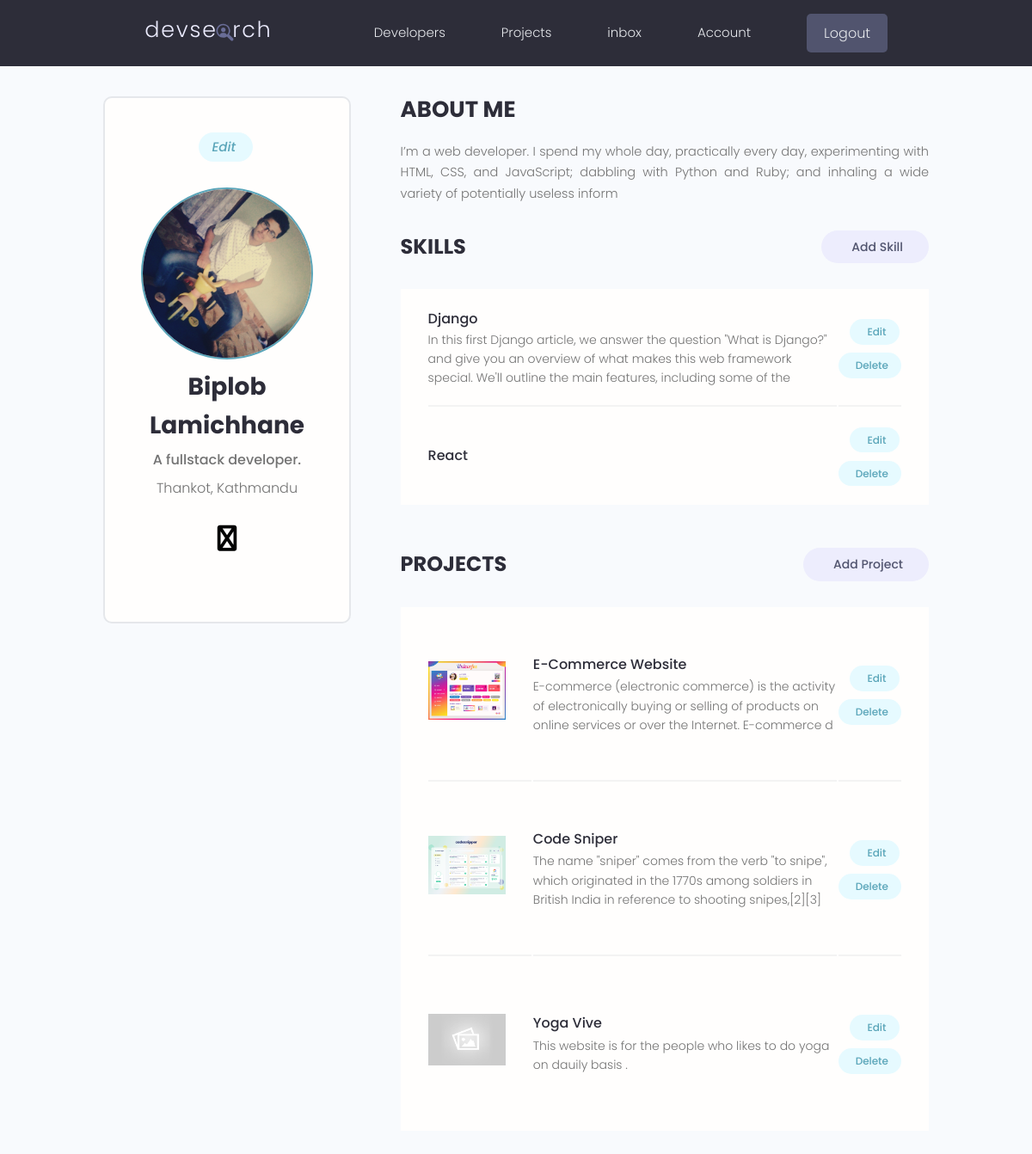
Page /account (signed in) on the committed database.
### users/models.py (models this page shows, shortened)
class Profiles(models.Model):
    user = models.OneToOneField(User, on_delete=models.CASCADE, null=True, blank=True)
    name = models.CharField(max_length=30)
    email = models.EmailField(max_length=100, blank=True, null=True)
    username = models.CharField(max_length=50)
    profile_image = models.ImageField(null=True, blank=True, upload_to='profiles/', default='profiles/user-default.png')
    bio = models.TextField(max_length=200, blank=True, null=True)
    location = models.CharField(max_length=100)
    short_intro = models.TextField(max_length=100, blank=True, null=True)
    social_github = models.CharField(max_length=200, blank=True, null=True)
    social_linkedin = models.CharField(max_length=200, blank=True, null=True)
    social_twitter = models.CharField(max_length=200, blank=True, null=True)
    social_stackoverflow = models.CharField(max_length=200, blank=True, null=True)
    social_website = models.CharField(max_length=200, blank=True, null=True)
    id = models.UUIDField(default=uuid.uuid4, unique=True, editable=False, primary_key=True)
    created = models.DateTimeField(auto_now_add=True, )

class Skills(models.Model):
    owner = models.ForeignKey(Profiles, on_delete=models.CASCADE, blank=True, null=True)
    name = models.CharField(max_length=20)
    description = models.TextField(max_length=200, blank=True, null=True)
    created = models.DateTimeField(auto_now_add=True)
    id = models.UUIDField(default=uuid.uuid4, unique=True, editable=False, primary_key=True)
    def __str__(self):
        return self.name

### projects/models.py (models this page shows, shortened)
class Projects(models.Model):
    owner = models.ForeignKey(Profiles, blank=True, null=True, on_delete=models.SET_NULL )
    title = models.CharField(max_length=200)
    description = models.TextField(null=True, blank=True)
    tags = models.ManyToManyField('Tag', blank=True)
    demo_link = models.CharField(max_length=200, null=True, blank=True)
    source_link = models.CharField(max_length=200, null=True, blank=True)
    featured_image = models.ImageField(null=True, blank=True, default='default.jpg')
    vote_total = models.IntegerField(null=True, blank=True, default=0)
    vote_ratio = models.IntegerField(null=True, blank=True, default=0)
    created = models.DateTimeField(auto_now_add=True)
    id = models.UUIDField(default=uuid.uuid4, unique=True, primary_key=True, editable=False)
    class Meta:
        ordering = ['-vote_ratio', '-vote_total', 'title']

### users/views.py (the view)
# urls.py: path('account', views.user_account, name='account'),
@login_required(login_url='login')
def user_account(request):
    profile = request.user.profiles
    skills = profile.skills_set.all()
    projects = profile.projects_set.all()
    context = {'profiles': profile, 'skills': skills, 'projects': projects}
    return render(request, 'account.html', context)

### users/templates/account.html (shortened to what this page needs)
{% extends 'main.html' %}
{% block content %}
  <main class="settingsPage profile my-md">
    <div class="container">
      <div class="layout">
        <div class="column column--1of3">
          <div class="card text-center">
            <div class="card__body dev">
              <a class="tag tag--pill tag--main settings__btn" href="{% url 'edit-account' %}"><i class="im im-edit">Edit</i></a>
              <img class="avatar avatar--xl dev__avatar" src={{profiles.profile_image.url}} />
               <a href="{%url 'user-profile' profiles.id %}"><h2 class="dev__name">{{profiles.name}}</h2></a>
              <p class="dev__title">{{profiles.short_intro}}</p>
              <p class="dev__location">{{profiles.location}}</p>
              <ul class="dev__social">
                  {% if profiles.social_website %}
                <li>
                  <a title="Personal Website" href="{{profiles.social_website}}" target="_blank"><i class="fa-brands fa-globe"></i></a>
                </li>
                  {% endif %}
              </ul>
            </div>
          </div>
        </div>
        <div class="column column--2of3">
          <div class="devInfo">
            <h3 class="devInfo__title">About Me</h3>
            <p class="devInfo__about">
              {{profiles.bio}}
            </p>
          </div>
          <div class="settings">
            <h3 class="settings__title">Skills</h3>
            <a class="tag tag--pill tag--sub settings__btn tag--lg" href="{% url 'skill-form' %}"> Add Skill</a>
          </div>
          <table class="settings__table">
            {% for skill in skills %}
            <tr>
              <td class="settings__tableInfo">
                <h4>{{skill}}</h4>
                <p>
                  {{skill.description}}
                </p>
              </td>
              <td class="settings__tableActions">
                <a class="tag tag--pill tag--main settings__btn" href="{% url 'update-skill' skill.id %}"> Edit</a>
                <a class="tag tag--pill tag--main settings__btn" href="{% url 'delete-skill' skill.id %}?next=/account">
                  Delete</a>
              </td>
            </tr>
            {% endfor %}
          </table>
          <div class="settings">
            <h3 class="settings__title">Projects</h3>
            <a class="tag tag--pill tag--sub settings__btn tag--lg" href="{% url 'project-form' %}"> Add Project</a>
          </div>
          <table class="settings__table">
            {% for project in projects %}
            <tr>
              <td class="settings__thumbnail">
                <a href="{% url 'project' project.id %}"><img src="{{project.featured_image.url}}" alt="Project Thumbnail" /></a>
              </td>
              <td class="settings__tableInfo">
                <a href="{% url 'project' project.id %}">{{project.title}}</a>
                <p>
                  {{project.description|slice:'150'}}
                </p>
              </td>
              <td class="settings__tableActions">
                <a class="tag tag--pill tag--main settings__btn" href="{% url 'update-form' project.id %}"> Edit</a>
                <a class="tag tag--pill tag--main settings__btn" href="{% url 'delete-project' project.id %}?next=/projects">
                  Delete</a>
              </td>
            </tr>
            {% endfor %}
          </table>
        </div>
      </div>
    </div>
  </main>
{% endblock content  %}

### static/styles/app.css (style rules this page uses)
:root { --color-sub: #2d2d39; }
.card { border: 2px solid var(--color-light); }
img { width: 100%; }
.tag > i.im { font-size: 1.5rem; margin-right: 0.5rem; }
.profile .card > .dev { padding: 4rem; }
.dev__avatar { display: block; margin: auto; }
.dev__name { color: var(--color-sub); font-size: 2.8rem; font-weight: 700; margin-top: 1rem; margin-bottom: 0.5rem; }
.dev__title { font-size: 1.6rem; font-weight: 500; line-height: 1.3; }
.dev__location { margin-top: 1rem; }
.dev__social { margin: 3rem 0; list-style: none; display: flex; justify-content: center; gap: 1.5rem; }
li i { font-size : 30px; width : 30px; height: 40px; text-align: center; border-radius: 50%; line-height: 50px; color: black; }
.devInfo { margin-bottom: 3rem; }
.devInfo__title, .devInfo__subtitle { font-size: 2.6rem; color: var(--color-sub); text-transform: uppercase; font-weight: 700; margin-bottom: 1.5rem; }
.devInfo__about, .devSkill__info { font-size: 1.45rem; line-height: 1.7; text-align: justify; }
.settingsPage .dev > .settings__btn { display: inline-block; margin-bottom: 3rem; }
.settings { display: flex; justify-content: space-between; align-items: center; }
.settings__title { font-size: 2.4rem; text-transform: uppercase; font-weight: 700; color: var(--color-sub); }
.settings__table { margin-top: 3rem; margin-bottom: 5rem; padding: 0 3rem; background: var(--color-white); }
.settings__table tr { width: 100%; }
.settings__table tr > td { padding: 2rem 0; }
.settings__table tr:not(:last-child) td { border-bottom: 2px solid var(--color-white-light); }
.settings__thumbnail { width: 23%; min-width: 10rem; }
.settings__thumbnail img { padding-right: 3rem; height: 15rem; object-fit: contain; }
.settings__tableInfo { width: 100%; }
.settings__tableInfo h4, .settings__tableInfo a { padding-right: 1rem; width: auto; font-size: 1.6rem; font-weight: 500; color: var(--color-sub); }
.settings__tableInfo p { font-size: 1.4rem; }
.settings__tableActions { text-align: right; }

### static/uikit/styles/modules/_variables.css (style rules this page uses)
:root { --color-main: #5aa5b9; --color-main-light: #e6faff; --color-sub: #3f4156; --color-sub-light: #51546e; --color-sub-lighter: #ededfd; --color-text: #737373; --color-gray: #8b8b8b; --color-light: #e5e7eb; --color-light-gray: #767676; --color-bg: #f8fafd; --color-white: #fffefd; --color-white-light: #f3f3f3; --color-success: #359e64; --color-success-bg: #def8e8; --color-error: #fc4b0b; --color-error-bg: #fff2ee; --font-base: 'Poppins', arial, helvetica, 'Segoe UI', roboto, ubuntu, sans-serif; --font-monospace: 'Fira Code', 'Courier New', courier, monospace; --font-regular: 300; --font-medium: 500; --font-bold: 700; --generic-shadow: 1px 1px 5px #00000010; --generic-transition: all 0.3s ease-in-out; }

### static/uikit/styles/modules/_base.css (style rules this page uses)
* { margin: 0; padding: 0; box-sizing: border-box; text-rendering: optimizeLegibility; color: inherit; font-size: inherit; }
html { font-size: 50%; }
@media only screen and (min-width: 480px) { html { font-size: 56.25%; } }
@media only screen and (min-width: 1200px) { html { font-size: 62.5%; } }
body { line-height: 1.6; font-weight: 400; font-size: 1.5rem; color: var(--color-text); background-color: var(--color-bg); min-height: 100vh; }

### static/uikit/styles/modules/_typography.css (style rules this page uses)
* { font-family: var(--font-base); }
h2 { font-size: 3.6rem; font-weight: var(--font-bold); }
h3 { font-size: 3.2rem; font-weight: var(--font-medium); }
h4 { font-size: 2.8rem; font-weight: var(--font-medium); }
p, span, strong { font-size: 1.6rem; color: var(--color-text); font-weight: var(--font-regular); }
a { padding-bottom: 2px; text-decoration: none; display: inline-block; color: var(--color-main); font-weight: var(--font-medium); }

### static/uikit/styles/modules/_utilities.css (style rules this page uses)
.container { width: 92%; max-width: 165rem; margin: 0 auto; box-sizing: border-box; }
@media screen and (min-width: 1000px) { .container { width: 90%; } }
@media screen and (min-width: 1200px) { .container { width: 80%; } }
.text-center { text-align: center; }
.my-md { margin: 3rem auto; }

### static/uikit/styles/modules/_avatar.css (style rules this page uses)
.avatar { border-radius: 50%; border: 2px solid var(--color-main); object-fit: cover; }
.avatar--xl { height: 20rem; width: 20rem; }

### static/uikit/styles/modules/_card.css (style rules this page uses)
.card { border-radius: 1rem; background-color: var(--color-white); border: 1.5px solid var(--color-light); width: auto; height: auto; margin-top: 0.5rem; margin-bottom: 0.5rem; overflow: hidden; }
.card__body, .card__header { padding: 2rem 2.5rem; }

### static/uikit/styles/modules/_layout.css (style rules this page uses)
.layout { display: flex; flex-flow: row wrap; justify-content: space-between; }
.layout > .column { margin-bottom: 3rem; }
.layout > .column.column--1of3 { flex-basis: 30%; }
.layout > .column.column--2of3 { flex-basis: 64%; }

### rows in the picture
Profiles: profile_image (picture), name "Biplob Lamichhane", short_intro "A fullstack developer.", location "Thankot, Kathmandu", bio "I’m a web developer. I spend my whole day, practically every day, experimenting with HTML, CSS, and JavaScript; dabbling with Python and Ruby; and inhaling a wide variety of potentially useless inform"
Skills: name "Django", description "In this first Django article, we answer the question \"What is Django?\" and give you an overview of what makes this web framework special. We'll outline the main features, including some of the"
Skills: name "React"
Projects: featured_image (picture), title "E-Commerce Website", description "E-commerce (electronic commerce) is the activity of electronically buying or selling of products on online services or over the Internet. E-commerce d"
Projects: featured_image (picture), title "Code Sniper", description "The name \"sniper\" comes from the verb \"to snipe\", which originated in the 1770s among soldiers in British India in reference to shooting snipes,[2][3]"
Projects: featured_image (placeholder picture), title "Yoga Vive", description "This website is for the people who likes to do yoga on dauily basis ."
